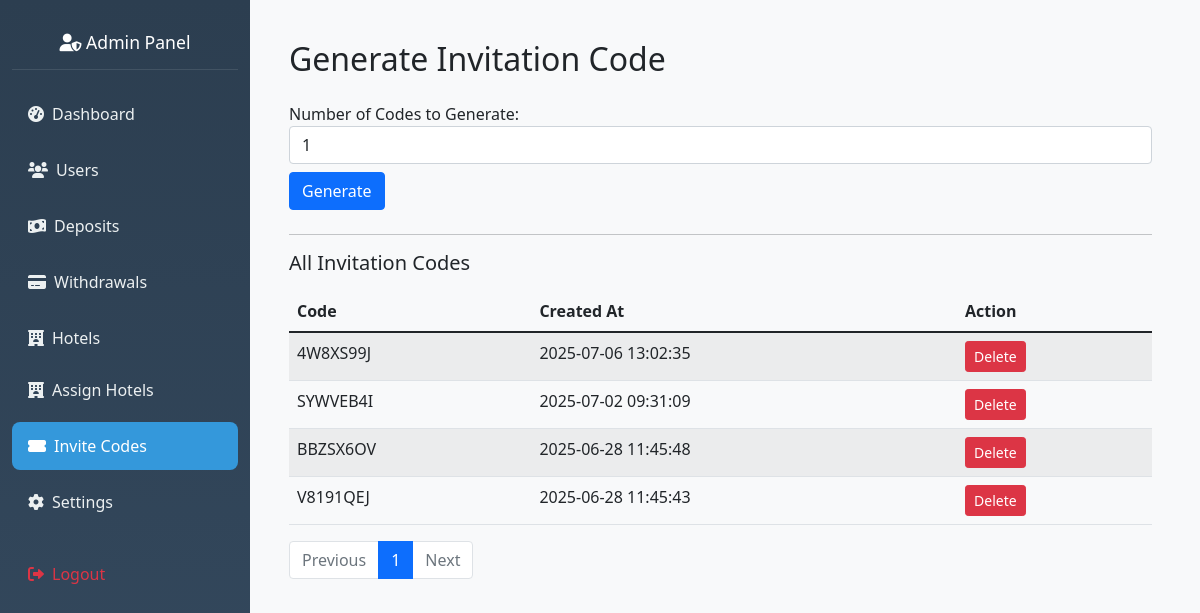
The page /admin/generate-invite (signed in) on the database as committed earlier.
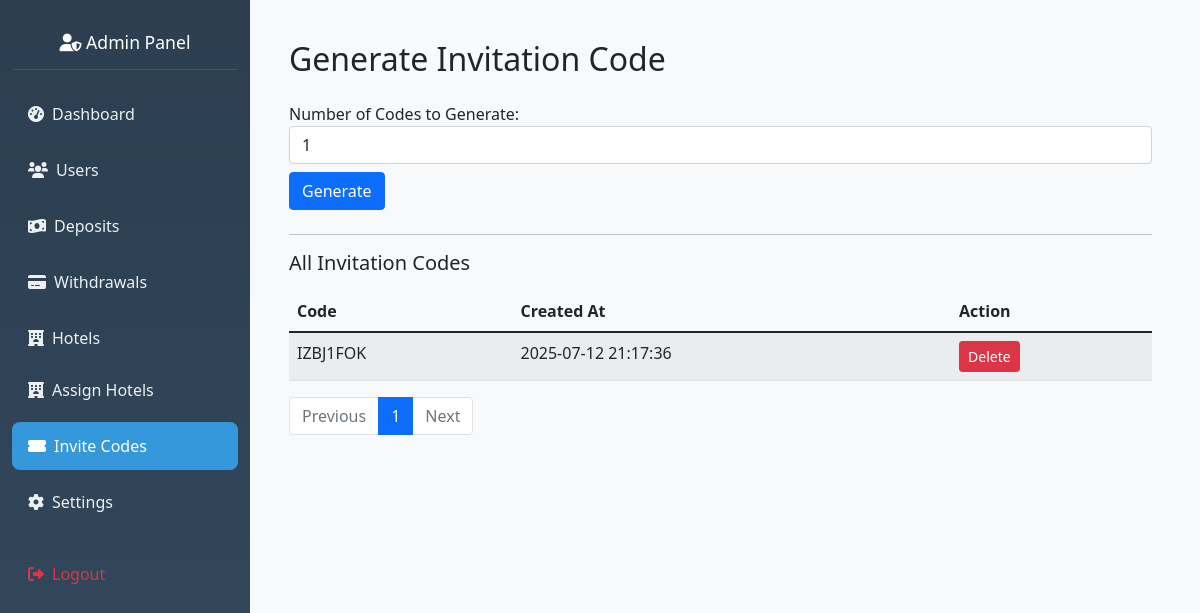
The same page on the database as committed later.
### hotel_app/models.py (models this page shows, shortened)
class InvitationCode(db.Model):
    __tablename__ = 'invitation_code'
    id = db.Column(db.Integer, primary_key=True)
    code = db.Column(db.String(20), unique=True, nullable=False)
    is_used = db.Column(db.Boolean, default=False)
    created_at = db.Column(db.DateTime, default=datetime.utcnow)

### hotel_app/routes.py (the view, shortened to what this page needs)
@app.route('/admin/generate-invite', methods=['GET', 'POST'])
@admin_required
def generate_invitation_code():
    page = request.args.get('page', 1, type=int)
    codes = InvitationCode.query.order_by(InvitationCode.id.desc()).paginate(
        page=page, per_page=20, error_out=False
    )
    return render_template('admin_invite.html', codes=codes)

### hotel_app/routes.py (called while the page is built)
def admin_required(f):
    @wraps(f)
    def wrapper(*args, **kwargs):
        admin_id = session.get('admin_id')
        if not admin_id:
            flash("Admin login required.", "danger")
            return redirect(url_for('admin_login'))
        admin = Admin.query.get(admin_id)
        if not admin or not admin.is_active:
            session.pop('admin_id', None)
            flash("Admin access denied.", "danger")
            return redirect(url_for('admin_login'))
        g.current_admin = admin
        return f(*args, **kwargs)
    return wrapper

@app.before_request
def check_admin_routes():
    if request.endpoint and request.endpoint.startswith('admin_') and request.endpoint != 'admin_login':
        if 'admin_id' not in session:
            return redirect(url_for('admin_login'))

### hotel_app/templates/admin_invite.html
{% extends "admin_base.html" %}
{% block content %}
<div class="container mt-4">
    <h2 class="mb-4">Generate Invitation Code</h2>
    <form method="POST" action="{{ url_for('generate_invitation_code') }}" class="mb-4">
        <div class="form-group">
            <label for="num_codes">Number of Codes to Generate:</label>
            <input type="number" name="num_codes" id="num_codes" class="form-control" min="1" value="1" required>
        </div>
        <button type="submit" class="btn btn-primary mt-2">Generate</button>
    </form>
    <hr>
    {% if codes and codes[0] is string %}
        <h5 class="mb-3">Recently Generated Code(s)</h5>
        <ul class="list-group mb-4">
            {% for code in codes %}
                <li class="list-group-item">{{ code }}</li>
            {% endfor %}
        </ul>
        <a href="{{ url_for('generate_invitation_code') }}" class="btn btn-secondary">View All Codes</a>
    {% elif codes and codes.items is defined %}
        <h5 class="mb-3">All Invitation Codes</h5>
        <table class="table table-striped">
            <thead>
                <tr>
                    <th>Code</th>
                    <th>Created At</th>
                    <th>Action</th>
                </tr>
            </thead>
            <tbody>
                {% for invite in codes.items %}
                    <tr>
                        <td>{{ invite.code }}</td>
                        <td>{{ invite.created_at.strftime('%Y-%m-%d %H:%M:%S') }}</td>
                        <td>
                            <form method="POST" action="{{ url_for('delete_invitation_code', code_id=invite.id) }}" onsubmit="return confirm('Are you sure you want to delete this code?');">
                                <button type="submit" class="btn btn-sm btn-danger">Delete</button>
                            </form>
                        </td>
                    </tr>
                {% endfor %}
            </tbody>
        </table>
        <nav>
            <ul class="pagination">
                {% if codes.has_prev %}
                    <li class="page-item">
                        <a class="page-link" href="{{ url_for('generate_invitation_code', page=codes.prev_num) }}">Previous</a>
                    </li>
                {% else %}
                    <li class="page-item disabled">
                        <span class="page-link">Previous</span>
                    </li>
                {% endif %}
                {% for page_num in codes.iter_pages(left_edge=1, right_edge=1, left_current=2, right_current=2) %}
                    {% if page_num %}
                        <li class="page-item {% if page_num == codes.page %}active{% endif %}">
                            <a class="page-link" href="{{ url_for('generate_invitation_code', page=page_num) }}">{{ page_num }}</a>
                        </li>
                    {% else %}
                        <li class="page-item disabled"><span class="page-link">…</span></li>
                    {% endif %}
                {% endfor %}
                {% if codes.has_next %}
                    <li class="page-item">
                        <a class="page-link" href="{{ url_for('generate_invitation_code', page=codes.next_num) }}">Next</a>
                    </li>
                {% else %}
                    <li class="page-item disabled">
                        <span class="page-link">Next</span>
                    </li>
                {% endif %}
            </ul>
        </nav>
    {% else %}
        <p>No invitation codes found.</p>
    {% endif %}
</div>
{% endblock %}

### hotel_app/templates/admin_base.html (shortened to what this page needs)
<!DOCTYPE html>
<html lang="en">
    <head>
        <link href="https://cdn.jsdelivr.net/npm/bootstrap@5.1.3/dist/css/bootstrap.min.css" rel="stylesheet">
        <link href="https://cdnjs.cloudflare.com/ajax/libs/font-awesome/6.0.0/css/all.min.css" rel="stylesheet">
        <link rel="stylesheet" href="{{ url_for('static', filename='css/admin.css') }}">
    </head>
    <body>
        <div class="container-fluid">
            <div class="row no-gutters">
                <nav class="col-md-3 col-lg-2 d-md-block sidebar" id="sidebar">
                    <div class="position-sticky pt-3">
                        <div class="nav-header text-center">
                            <h4 class="text-white">
                                <i class="fas fa-user-shield"></i> Admin Panel
                            </h4>
                        </div>
                        <ul class="nav flex-column">
                            <li class="nav-item">
                                <a class="nav-link {% if request.endpoint == 'admin_dashboard' %}active{% endif %}"
                                    href="{{ url_for('admin_dashboard') }}">
                                    <i class="fas fa-tachometer-alt"></i>
                                    <span>Dashboard</span>
                                </a>
                            </li>
                            <li class="nav-item">
                                <a class="nav-link {% if request.endpoint == 'view_users' %}active{% endif %}"
                                    href="{{ url_for('view_users') }}">
                                    <i class="fas fa-users"></i>
                                    <span>Users</span>
                                </a>
                            </li>
                            <li class="nav-item">
                                <a class="nav-link {% if request.endpoint == 'view_deposits' %}active{% endif %}"
                                    href="{{ url_for('view_deposits') }}">
                                    <i class="fas fa-money-bill-wave"></i>
                                    <span>Deposits</span>
                                </a>
                            </li>
                            <li class="nav-item">
                                <a class="nav-link {% if request.endpoint == 'view_withdrawals' %}active{% endif %}"
                                    href="{{ url_for('view_withdrawals') }}">
                                    <i class="fas fa-credit-card"></i>
                                    <span>Withdrawals</span>
                                </a>
                            </li>
                            <li class="nav-item">
                                <a class="nav-link {% if request.endpoint == 'manage_hotels' %}active{% endif %}"
                                    href="{{ url_for('manage_hotels') }}">
                                    <i class="fas fa-hotel"></i>
                                    <span>Hotels</span>
                                </a>
                                <a class="nav-link {% if request.endpoint == 'manage_hotels' %}active{% endif %}"
                                    href="{{ url_for('assign_hotels_to_user')}}">
                                    <i class="fas fa-hotel"></i>
                                    <span>Assign Hotels</span>
                                </a>
                            </li>
                            <li class="nav-item">
                                <a class="nav-link {% if request.endpoint == 'generate_invitation_code' %}active{% endif %}"
                                    href="{{ url_for('generate_invitation_code') }}">
                                    <i class="fas fa-ticket-alt"></i>
                                    <span>Invite Codes</span>
                                </a>
                            </li>
                            <li class="nav-item">
                                <a class="nav-link {% if request.endpoint == 'admin_settings' %}active{% endif %}"
                                    href="{{ url_for('admin_settings') }}">
                                    <i class="fas fa-cog"></i>
                                    <span>Settings</span>
                                </a>
                            </li>
                            <li class="nav-item mt-3">
                                <a class="nav-link text-danger" href="{{ url_for('admin_logout') }}">
                                    <i class="fas fa-sign-out-alt"></i>
                                    <span>Logout</span>
                                </a>
                            </li>
                        </ul>
                    </div>
                </nav>
                <main class="col-md-9 ms-sm-auto col-lg-10 px-md-4 main-content">
                    <div class="pt-3 pb-2 mb-3">
                        {% block content %}{% endblock %}
                    </div>
                </main>
            </div>
        </div>
    </body>
</html>

### hotel_app/static/css/admin.css (style rules this page uses)
.sidebar { min-height: 100vh; background: linear-gradient(180deg, #2c3e50 0%, #34495e 100%); transition: transform 0.3s ease-in-out; overflow-y: auto; }
.sidebar .nav-link { color: #ecf0f1; padding: 0.75rem 1rem; border-radius: 0.5rem; margin: 0.25rem 0; display: flex; align-items: center; gap: 0.5rem; }
.sidebar .nav-link:hover, .sidebar .nav-link.active { background-color: #3498db; color: white; }
.main-content { background-color: #f8f9fa; min-height: 100vh; transition: margin-left 0.3s ease-in-out; }
.nav-header { padding: 1rem; border-bottom: 1px solid rgba(255, 255, 255, 0.1); margin-bottom: 1rem; }
.nav-header h4 { margin: 0; font-size: 1.1rem; }
@media (min-width: 992px) { .sidebar { position: static !important; transform: translateX(0) !important; width: auto !important; flex: 0 0 auto; } }
@media (min-width: 992px) { .main-content { margin-left: 0 !important; padding-left: 15px !important; padding-top: 0 !important; flex: 1 1 auto; } }
@media (min-width: 992px) { .container-fluid .row { display: flex !important; flex-wrap: nowrap !important; } }
@media (min-width: 992px) { .col-md-3, .col-lg-2 { flex: 0 0 auto; width: 250px; max-width: 250px; } }
@media (min-width: 992px) { .col-md-9, .col-lg-10 { flex: 1 1 auto; width: auto; max-width: none; } }
@media (min-width: 1200px) { .container-fluid .row { display: flex !important; } }
@media (min-width: 1200px) { .sidebar { position: static !important; width: 250px !important; flex: 0 0 250px !important; } }
@media (min-width: 1200px) { .main-content { flex: 1 1 auto !important; } }

Rows that differ between the two databases and show on the page:
removed InvitationCode: code "4W8XS99J", created_at "2025-07-06 13:02:35"
removed InvitationCode: code "SYWVEB4I", created_at "2025-07-02 09:31:09"
removed InvitationCode: code "BBZSX6OV", created_at "2025-06-28 11:45:48"
removed InvitationCode: code "V8191QEJ", created_at "2025-06-28 11:45:43"
added InvitationCode: code "IZBJ1FOK", created_at "2025-07-12 21:17:36"
